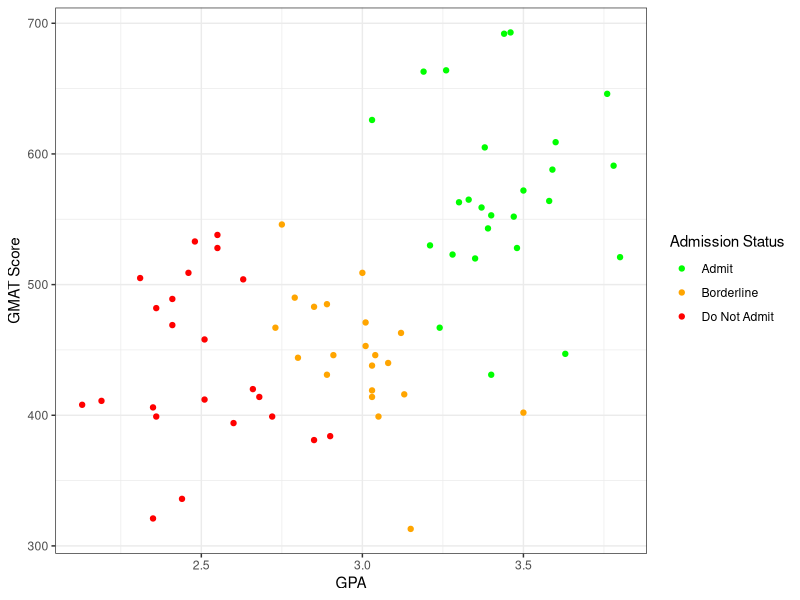
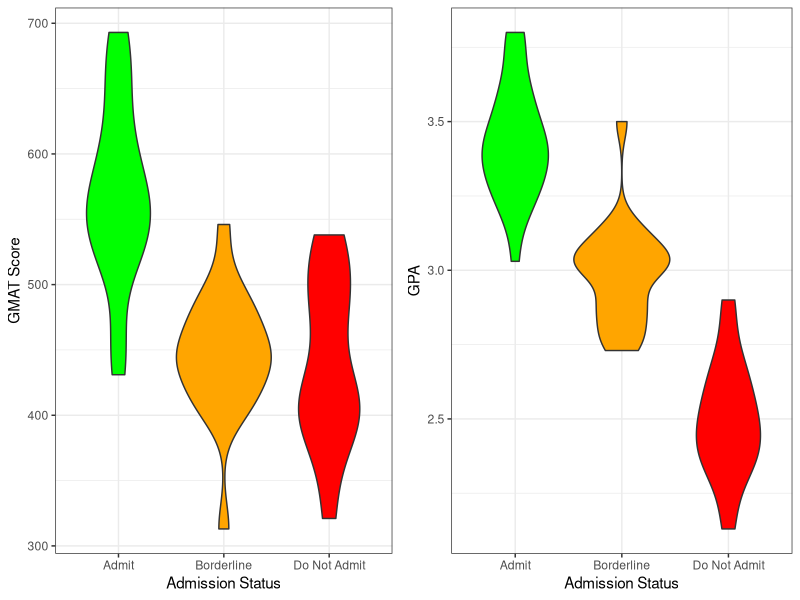
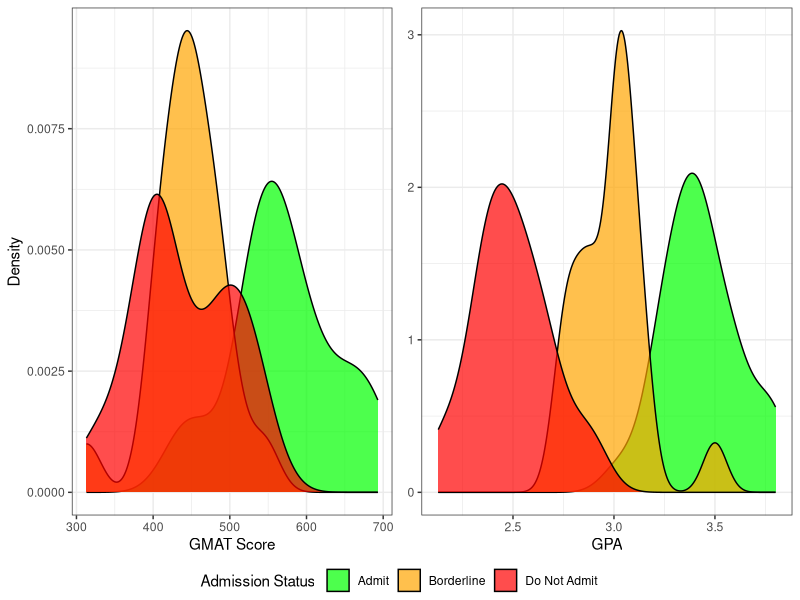
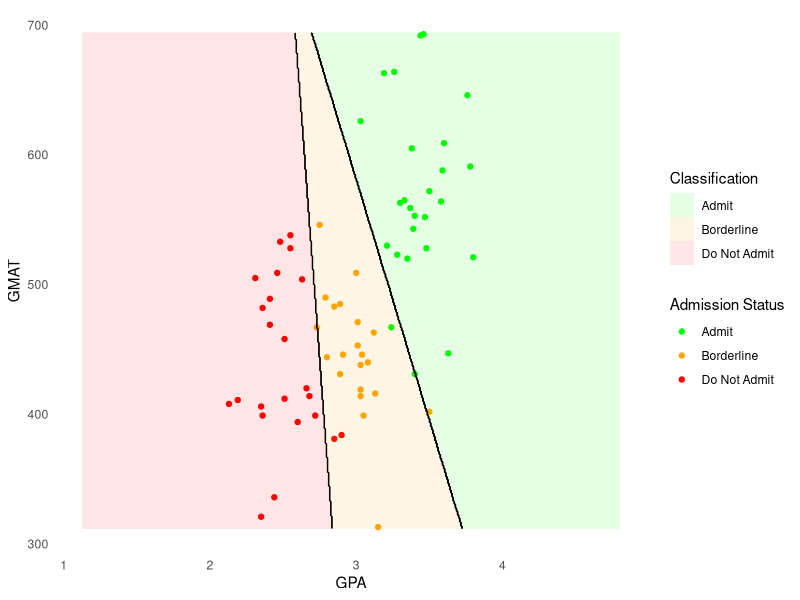
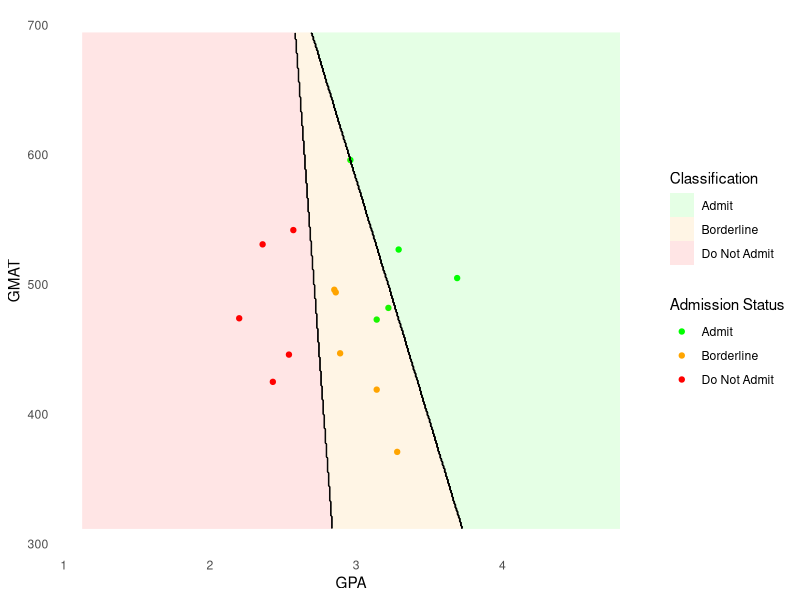
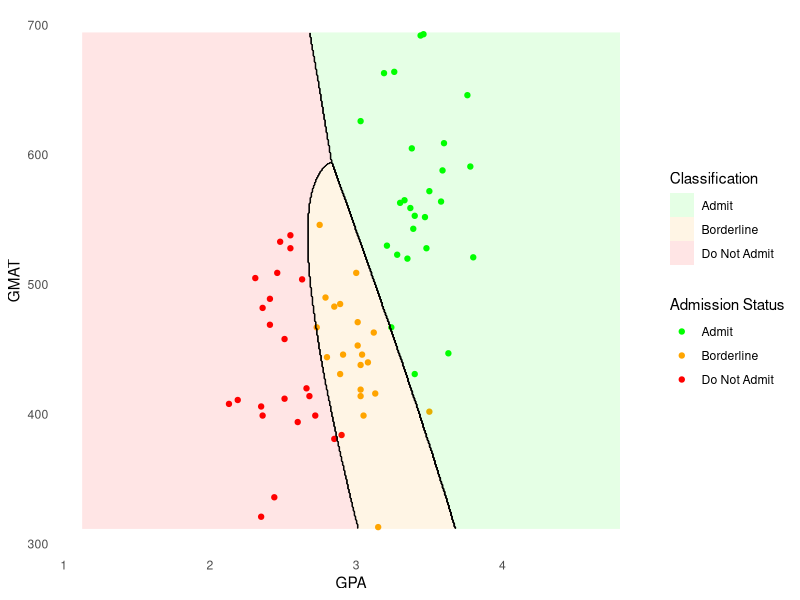
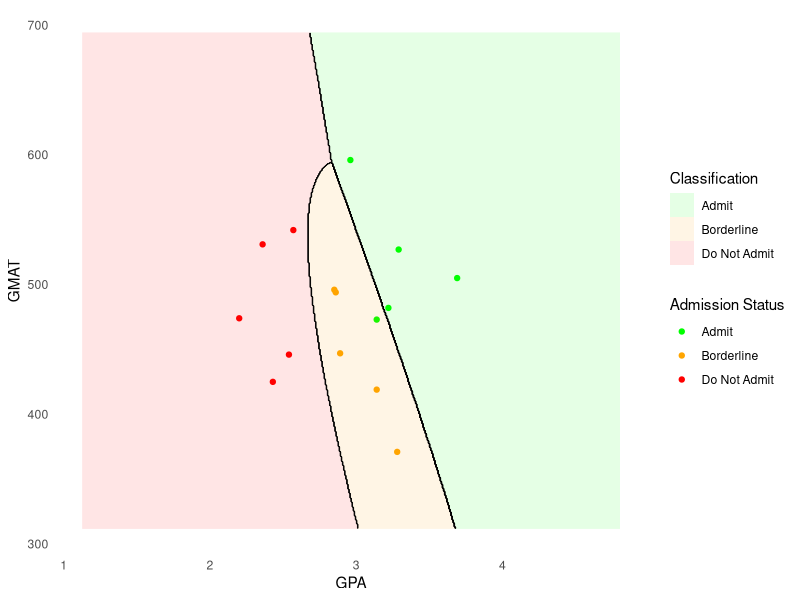
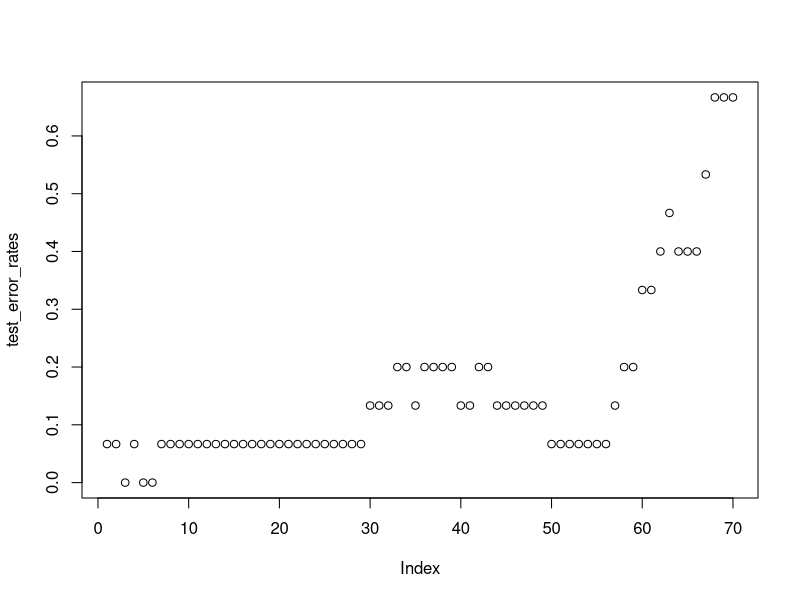

R code for these plots, in order:
# STAT387 Group 3 Final Project R Script

# libraries
library(MASS) # For LDA and QDA
library(caret) # For Confusion Matrix
library(ggplot2)
library(class)
library(tidyverse)
library(gridExtra)
library(ggpubr) # For plotting histograms with common legend
library(pROC)







# Rylan EDA
admission <- read.csv("admission.csv")


str(admission)
admission$De <- as.factor(admission$De)

# Split into training and testing sets
admission_test <- admission %>% 
  group_by(De) %>% 
  slice_head(n=5)

admission_train <- anti_join(admission, admission_test)

summary(admission_train)

# Scatter plot of GMAT vs GPA
ggplot(admission_train, aes(x=GPA, y=GMAT, col=De)) +
  geom_point() + 
  scale_color_manual("Admission Status",values=c("green", 'orange', "red"),
                     labels=c("Admit", "Borderline", "Do Not Admit")) +
  xlab("GPA") +
  ylab("GMAT Score") +
  theme_bw()

# Violin plots: GPA and GMAT vs admission status 
create_violin_plot <- function(data, y_var, y_label=y_var) {
  ggplot(data, aes(x = De, y = .data[[y_var]], fill = De)) +
    geom_violin() +
    scale_fill_manual(values = c("green", "orange", "red")) +
    guides(fill = "none") +
    xlab("Admission Status") +
    ylab(y_label) +
    scale_x_discrete(labels = c("Admit", "Borderline", "Do Not Admit")) +
    theme_bw()
}

gmat_vs_status <- create_violin_plot(admission_train, "GMAT", "GMAT Score")
gpa_vs_status <- create_violin_plot(admission_train, "GPA")
grid.arrange(gmat_vs_status, gpa_vs_status, nrow = 1, ncol = 2)

# Density plots
create_density <- function(data, xvar, xlabel = xvar) {
  p <- ggplot(data, aes(x = .data[[xvar]], fill = De)) +
    geom_density(alpha=0.7) +
    scale_fill_manual(
      name = "Admission Status",
      values = c("green", "orange", "red"), 
      labels = c("Admit", "Borderline", "Do Not Admit")
    ) +
    xlab(xlabel) +
    ylab("Density") +
    theme_bw() 
}

# Only need one y-label and one legend
gpa_density <- create_density(admission_train, "GPA") + theme(axis.title.y=element_blank())
gmat_density <- create_density(admission_train, "GMAT", "GMAT Score")

ggarrange(gmat_density, gpa_density, ncol=2, nrow=1, 
          common.legend = TRUE, legend="bottom")








# Kira's lda and qda with confusion matrices and performance metrics
# lda with training data
lda.fit <- lda(De ~ GPA + GMAT, data = admission_train)
lda.pred_train <- predict(lda.fit, admission_train)
lda.class_train <- lda.pred_train$class

lda.probs_train <- lda.pred_train$posterior # probabilities for each class

# defining admission_train$De as lda.ground_truth_train for clarity
lda.ground_truth_train <- admission_train$De

# Automate extraction of performance metrics and confusion matrix
get_perf_metrics <- function(probs, pred, ground_truth){
  # Use this to get sensitivities and specificities
  cm <- confusionMatrix(data=pred, reference=ground_truth, positive="1")
  sensitivities <- cm$byClass[,"Sensitivity"]
  specificities <- cm$byClass[,"Specificity"]
  overall_accuracy <- cm$overall["Accuracy"]
  overall_error_rate <- 1 - overall_accuracy
  mean_sens <- mean(sensitivities)
  mean_spec <- mean(specificities)
  
  # Calculate the AUC
  auc <- multiclass.roc(ground_truth, probs)$auc
  
  # Put the results into a table
  result_vector <- c(sensitivities, mean_sens, 
                     specificities, mean_spec, 
                     overall_accuracy, overall_error_rate, 
                     auc)
  
  row_names <- c(paste0(names(sensitivities), " Sensitivity"),
                 "Mean Sensitivity",
                 paste0(names(specificities), " Specificity"),
                 "Mean Specificity",
                 "Overall Accuracy", 
                 "Overall Error Rate", 
                 "AUC")
  
  result_df <- data.frame(Metric = row_names, Value = result_vector)
  
  # Return confusion matrix and results table as list
  results <- list(Confusion_Matrix=cm$table, Metrics=result_df)
  return(results)
}

cat("LDA with Training Data: \n\n")

get_perf_metrics(lda.probs_train, lda.class_train, lda.ground_truth_train)



# lda with test data
lda.pred_test <- predict(lda.fit, admission_test)
lda.class_test <- lda.pred_test$class

lda.probs_test <- lda.pred_test$posterior # probabilities for each class
# defining admission_test$De as lda.ground_truth_test for clarity
lda.ground_truth_test <- admission_test$De

cat("LDA with Test Data: \n\n")

get_perf_metrics(lda.probs_test, lda.class_test, lda.ground_truth_test)



# qda with training data
qda.fit <- qda(De ~ GPA + GMAT, data = admission_train)
qda.pred_train <- predict(qda.fit, admission_train)
qda.class_train <- qda.pred_train$class

qda.probs_train <- qda.pred_train$posterior # probabilities for each class

# defining admission_train$De as qda.ground_truth_train for clarity
qda.ground_truth_train <- admission_train$De


cat("QDA with Training Data: \n\n")

get_perf_metrics(qda.probs_train, qda.class_train, qda.ground_truth_train)



# qda with test data
qda.pred_test <- predict(qda.fit, admission_test)
qda.class_test <- qda.pred_test$class

qda.probs_test <- qda.pred_test$posterior # probabilities for each class
# defining admission_test$De as qda.ground_truth_test for clarity
qda.ground_truth_test <- admission_test$De


cat("QDA with Test Data: \n\n")

get_perf_metrics(qda.probs_test, qda.class_test, qda.ground_truth_test)










# Jocelyn \# lda decision boundaries \# qda decision boundaries

##### plot LDA desicion boundary line
GPA_range <- seq(min(admission_train$GPA) - 1, max(admission_train$GPA) + 1, length.out = 500)
GMAT_range <- seq(min(admission_train$GMAT) - 1, max(admission_train$GMAT) + 1, length.out = 500)
grid <- expand.grid(GPA = GPA_range, GMAT = GMAT_range)

# Predict the class probabilities for the grid points
grid$De <- predict(lda.fit, newdata = grid)$class

# Create numeric labels for the class (1 = admit, 2 = notadmit, 3 = border)
grid$De_num <- as.numeric(factor(grid$De, levels = c("admit", "notadmit", "border")))


#LDA desicion boundary line on training data
lda_plot_train <- ggplot(data = admission_train, aes(x = GPA, y = GMAT, 
                                                     color = De)) +
  geom_point() +
  # geom_raster for smooth background # alpha = 0.1 for transparent background
  geom_raster(data = grid, aes(x = GPA, y = GMAT, fill = De), alpha = 0.1) +  
  # Point colors
  scale_color_manual("Admission Status", 
                     values = c("admit" = "green",
                                "notadmit" = "red", "border" = "orange"),
                     labels = c("admit" = "Admit","border" = "Borderline",
                                "notadmit" = "Do Not Admit")) +
  # Background colors
  scale_fill_manual("Classification",
                    values = c("admit" = "green",
                               "notadmit" = "red", "border" = "orange"), 
                    labels = c("admit" = "Admit", "border" = "Borderline",
                               "notadmit" = "Do Not Admit")) +
  theme_minimal() +
  # Remove grid lines
  theme(panel.grid = element_blank()) +
  # Add decision boundary lines
  geom_contour(data = grid, aes(x = GPA, y = GMAT, z = De_num), 
               color = "black", size = 0.2)


#LDA desicion boundary line on test data
lda_plot_test <- ggplot(data = admission_test, aes(x = GPA, y = GMAT, 
                                                   color = De)) +
  geom_point() +
  # geom_raster for smooth background # alpha = 0.1 for transparent background
  geom_raster(data = grid, aes(x = GPA, y = GMAT, fill = De), alpha = 0.1) +  
  # Point colors
  scale_color_manual("Admission Status", 
                     values = c("admit" = "green",
                                "notadmit" = "red", "border" = "orange"),
                     labels = c("admit" = "Admit", "border" = "Borderline",
                                "notadmit" = "Do Not Admit")) +
  # Background colors
  scale_fill_manual("Classification",
                    values = c("admit" = "green",
                               "notadmit" = "red", "border" = "orange"), 
                    labels = c("admit" = "Admit", "border" = "Borderline",
                               "notadmit" = "Do Not Admit")) +
  theme_minimal() +
  # Remove grid lines
  theme(panel.grid = element_blank()) +
  # Add decision boundary lines
  geom_contour(data = grid, aes(x = GPA, y = GMAT, z = De_num), 
               color = "black", size = 0.2)

lda_plot_train
lda_plot_test



##### plot QDA desicion boundary line
grid2 <- expand.grid(GPA = GPA_range, GMAT = GMAT_range)

# Predict the class probabilities for the grid points
grid2$De <- predict(qda.fit, newdata = grid2)$class

# Create numeric labels for the class (1 = admit, 2 = notadmit, 3 = border)
grid2$De_num <- as.numeric(factor(grid2$De, levels = c("admit", "notadmit", "border")))


# QDA desicion boundary line on training data
qda_plot_train <- ggplot(data = admission_train, aes(x = GPA, y = GMAT,
                                                     color = De)) +
  geom_point() +
  # geom_raster for smooth background # alpha = 0.1 for transparent background
  geom_raster(data = grid2, aes(x = GPA, y = GMAT, fill = De), alpha = 0.1) +  
  # Point colors
  scale_color_manual("Admission Status", 
                     values = c("admit" = "green",
                                "notadmit" = "red", "border" = "orange"),
                     labels = c("admit" = "Admit", "border" = "Borderline",
                                "notadmit" = "Do Not Admit")) +
  # Background colors
  scale_fill_manual("Classification",
                    values = c("admit" = "green",
                               "notadmit" = "red", "border" = "orange"), 
                    labels = c("admit" = "Admit", "border" = "Borderline",
                               "notadmit" = "Do Not Admit")) +
  theme_minimal() +
  # Remove grid lines
  theme(panel.grid = element_blank()) +
  # Add decision boundary lines
  geom_contour(data = grid2, aes(x = GPA, y = GMAT, z = De_num), 
               color = "black", size = 0.2)


# QDA desicion boundary line on test data
qda_plot_test <- ggplot(data = admission_test, aes(x = GPA, y = GMAT,
                                                   color = De)) +
  geom_point() +
  # geom_raster for smooth background # alpha = 0.1 for transparent background
  geom_raster(data = grid2, aes(x = GPA, y = GMAT, fill = De), alpha = 0.1) +  
  # Point colors
  scale_color_manual("Admission Status", 
                     values = c("admit" = "green",
                                "notadmit" = "red", "border" = "orange"),
                     labels = c("admit" = "Admit", "border" = "Borderline",
                                "notadmit" = "Do Not Admit")) +
  # Background colors
  scale_fill_manual("Classification",
                    values = c("admit" = "green",
                               "notadmit" = "red", "border" = "orange"), 
                    labels = c("admit" = "Admit", "border" = "Borderline",
                               "notadmit" = "Do Not Admit")) +
  theme_minimal() +
  # Remove grid lines
  theme(panel.grid = element_blank()) +
  # Add decision boundary lines
  geom_contour(data = grid2, aes(x = GPA, y = GMAT, z = De_num), 
               color = "black", size = 0.2)


qda_plot_train
qda_plot_test











# Rylan KNN
set.seed(70)

admission <- read.csv("admission.csv")
admission$De <- as.factor(admission$De)

admission_train <- anti_join(admission, admission_test)

train_X <- as.matrix(admission_train[, c('GPA', 'GMAT')])
train_X <- scale(train_X)
train_Y <- admission_train$De

test_X <- as.matrix(admission_test[, c('GPA', 'GMAT')])
test_X <- scale(test_X)
test_Y <- admission_test$De

# Calculates error and predictions (can use on either train
# or test data, in case we want to plot train and test error rates together)
calc_knn_error <- function(num_neighbors, train_obs, test_obs, train_labels, 
                           test_labels){
  knn_model <- knn3(train_obs, train_labels, k = num_neighbors)
  knn_pred <- predict(knn_model, test_obs, type = "class")  
  err <- 1 - mean(test_labels == knn_pred)
  return(err)
}

test_error_rates <- numeric(nrow(admission_train))
for (i in 1:nrow(admission_train)) {
  test_error_rates[i] <- calc_knn_error(num_neighbors=i, train_obs = train_X, 
                                        test_obs=test_X, train_labels=train_Y, 
                                        test_labels=test_Y)
}

plot(test_error_rates)
optimal_k <- which.min(test_error_rates)

# Train k-NN model with optimal k
knn_model <- knn3(train_X, train_Y, k = optimal_k)

# Get predicted class probabilities
knn_train_probs <- predict(knn_model, train_X, type = "prob")
knn_test_probs <- predict(knn_model, test_X, type = "prob")

# Get predicted class labels
knn_train_out <- predict(knn_model, train_X, type = "class")
knn_test_out <- predict(knn_model, test_X, type = "class")

# Train Performance Metrics 
train_metrics <- get_perf_metrics(knn_train_probs, knn_train_out, train_Y)
train_metrics

# Test Performance Metrics
test_metrics <- get_perf_metrics(knn_test_probs, knn_test_out, test_Y)
test_metrics


combined <- train_metrics$Metrics %>% inner_join(test_metrics$Metric, by = "Metric") %>%
  rename("Train" = Value.x, "Test" = Value.y) 
View(combined)






View(admission)







# KNN Boundaries
gpa_mean <- mean(admission$GPA)
gpa_sd   <- sd(admission$GPA)
gmat_mean <- mean(admission$GMAT)
gmat_sd   <- sd(admission$GMAT)

admission_scaled <- admission
admission_scaled$GPA  <- (admission$GPA - gpa_mean) / gpa_sd
admission_scaled$GMAT <- (admission$GMAT - gmat_mean) / gmat_sd

x1_range <- seq(min(admission$GPA) - 1, max(admission$GPA) + 1, length.out = 200)
x2_range <- seq(min(admission$GMAT) - 1, max(admission$GMAT) + 1, length.out = 200)
x1_range_scaled <- (x1_range - gpa_mean) / gpa_sd
x2_range_scaled <- (x2_range - gmat_mean) / gmat_sd
grid <- expand.grid(x.1 = x1_range_scaled, x.2 = x2_range_scaled)


library(class)
grid_pred <- knn(train = admission_scaled[, c("GPA", "GMAT")],
                 test  = grid,
                 cl    = admission_scaled$De,
                 k     = 3)
grid$pred <- grid_pred

library(ggplot2)
ggplot() +
  geom_point(data = grid, aes(x = x.1, y = x.2, color = pred), alpha = 0.1, size = 0.5) +
  geom_point(data = admission_scaled, aes(x = GPA, y = GMAT, color = De), alpha = 0.4) +
  labs(title = "Decision Boundary for K = 3 (Scaled Values)",
       x = "GPA (scaled)", y = "GMAT (scaled)")


